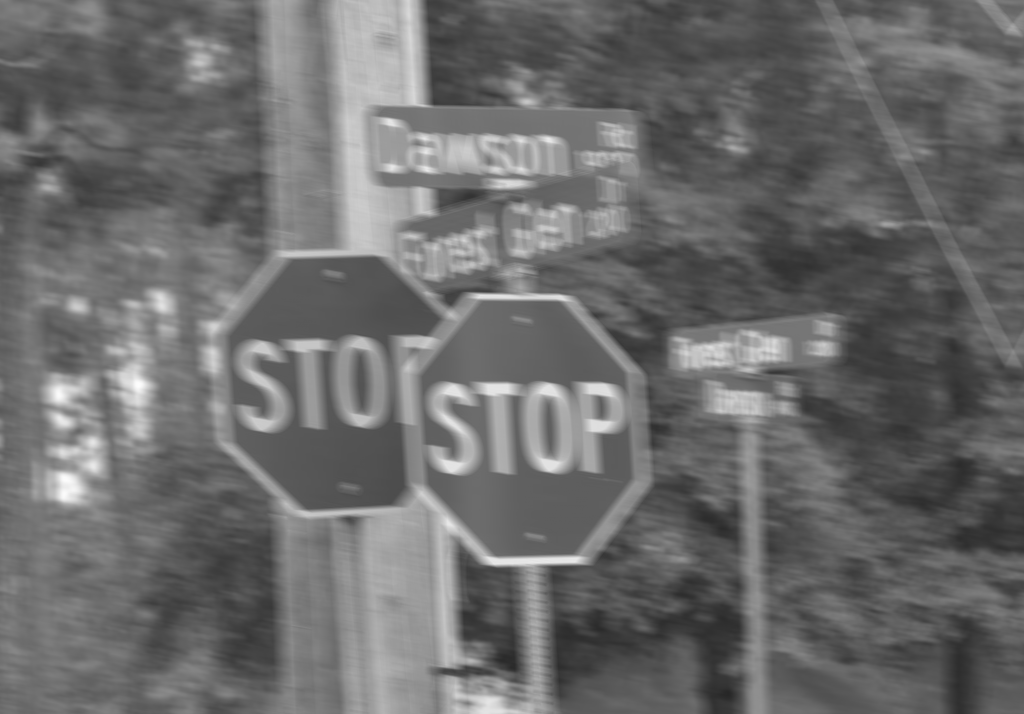
#> input picture projeto1_2/blur.png, 1024 x 714 px
$ jupyter execute 'Projeto 1-2.ipynb'   (shell and % lines are left out)
#> lines starting #> are read from the running program, lines starting #| are printed output that depends on the picture
[cell 1]

import cv2
import numpy as np
import matplotlib.pyplot as plt

# Projeto 1-2: Restauração de uma imagem de sinalização de trânsito

Você está trabalhando em um projeto da nova versão do PatoPatoVai Street View. Seu objetivo é melhorar a qualidade das imagens obtidas pela câmera do veículo, especialmente em relação ao *motion blur* (pois a câmera está fixada no carro, e os solavancos da estrada podem resultar em borramento das imagens capturadas).

Considere a imagem abaixo:

[cell 2]
img_blur = cv2.cvtColor(cv2.imread('blur.png'), cv2.COLOR_BGR2GRAY) / 255.0
#> img_blur: shape (714, 1024) float64; min 0.153, max 0.992, mean 0.421


plt.figure(figsize=(10, 8))
plt.imshow(img_blur, cmap='gray');

Está difícil saber a que altura da rua Forest Glen estamos. Sua equipe está desenvolvendo um primeiro protótipo de um sistema que, a partir desta imagem, gera uma imagem nítida e com perspectiva corrigida de cada uma das placas indicadoras da rua.

Você foi encarregado de fazer uma primeira versão do melhoramento de imagem (*deblurring*, contraste, correção de perspectiva), onde parâmetros essenciais do *deblurring* (tamanho de kernel, orientação, tipo), do contraste e da correção de perspectiva (pontos notáveis) podem ser determinados manualmente. Na sua equipe tem outros engenheiros trabalhando no problema de detectar e segmentar as placas presentes na cena.

Para facilitar a experimentação:

- O Scikit-Image já tem uma função que faz o filtro de Wiener: ``skimage.restoration.wiener``

- Segue código para fazer um *kernel* de *motion blur* dado o tamanho do kernel, o comprimento do segmento de reta, e o ângulo.

[cell 3]
from skimage.restoration import wiener

def make_psf(shape, length, angle):
    psf = np.zeros(shape)
    rows, cols = shape
    center = (cols//2, rows//2)
    psf[center[1], center[0]:(center[0]+length)] = 1.0
    M = cv2.getRotationMatrix2D(center, angle, 1)
    psf = cv2.warpAffine(psf, M, (cols, rows))
    psf = psf / psf.sum()
    return psf

def faz_gigante(img_blur):
    rows, cols = img_blur.shape
    img_blur_giant = np.zeros((2*rows, 2*cols))
    img_blur_giant[:rows, :cols] = img_blur
    img_blur_giant[:rows, cols:] = img_blur[:, ::-1]
    img_blur_giant[rows:, :cols] = img_blur[::-1, :]
    img_blur_giant[rows:, cols:] = img_blur[::-1, ::-1]
    return img_blur_giant, rows, cols

def display_mag_freq(img_freq):
    img_freq_aux_mag = np.abs(img_freq)
    img_freq_aux_mag[0,0] = 0.0
    img_freq_aux_mag_display = np.log10(1 + np.fft.fftshift(img_freq_aux_mag))
    plt.figure(figsize=(12,12))
    plt.imshow(img_freq_aux_mag_display, cmap='gray')
    plt.axis('off')
    plt.show()

Primeiramente foi feito a transformada de fourier da imagem com blur, como pode ser visto abaixo

[cell 4]
img_test_freq = np.fft.fft2(img_blur)

display_mag_freq(img_test_freq)
#> in display_mag_freq, `img_freq_aux_mag[0,0] = 0.0`: img_freq_aux_mag: shape (714, 1024) float64; min 0, max 28812.4, mean 10.3
#> in display_mag_freq, `img_freq_aux_mag_display = np.log10(1 + np.fft.fftshift(img_freq_aux_m..`:
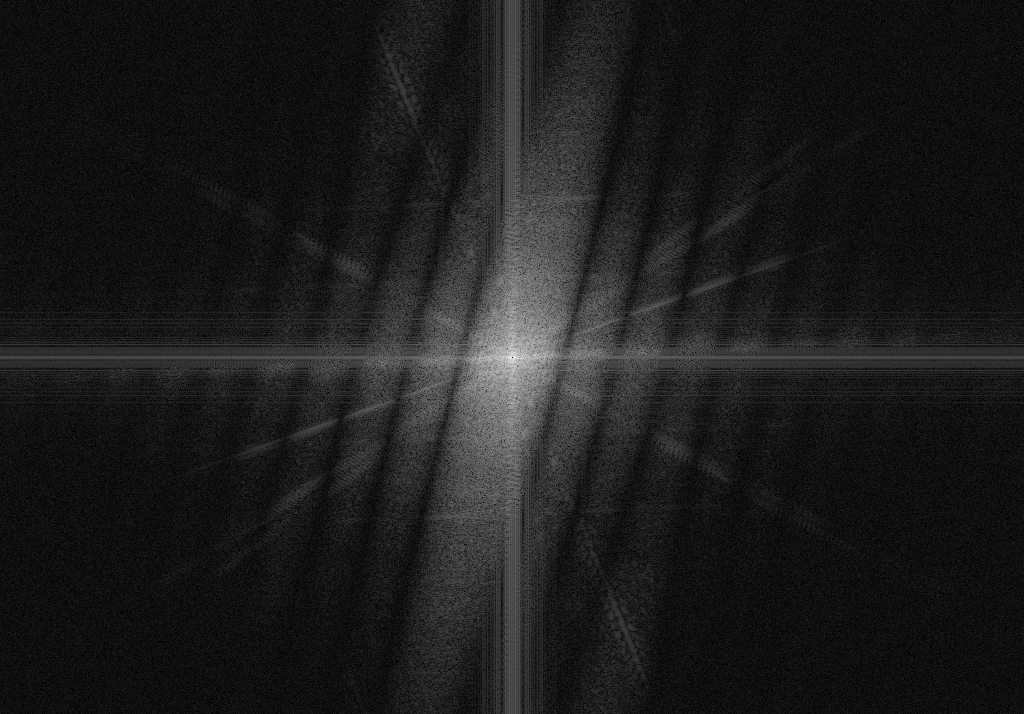
#> img_freq_aux_mag_display: shape (714, 1024) float64; min 0, max 4.46, mean 0.493; drawn with min black and max white

Sabemos que precisamos de uma imagem em que sua transformada seja a mais parecida com a transformada da imagem borrada, a função make_psf cria essa imagem. Depois de ajustar os parâmetros dela manualmente, sabendo  que o tamanho tem que ser igual a imagem com blur, a mais ou menos 20 linhas na transformada do blur e o ângulo mais próximo encontrado foi de -8 a transformada do psf chegou perto da tranformado do blur.

[cell 5]
psf = make_psf(img_blur.shape,20,-8)
img_test_freq = np.fft.fft2(psf)

display_mag_freq(img_test_freq)

Agora com esse psf podemos usar o filtro de wiener para fazer o deblurring,também foi preciso chutar um k . A imagem também é espelhada de cima para baixo e da esquerda para a direita antes do filtro ser aplicado,isso é o que a função faz_gigante faz, isso diminui a quantidade de erros na imagem. A imagem foi então recortada para voltar ao seu tamanho original, gerando assim uma imagem em que é possível ver os nomes das ruas.

[cell 6]
g,rows,cols = faz_gigante(img_blur)
#> in faz_gigante, `img_blur_giant[rows:, cols:] = img_blur[::-1, ::-1]`:
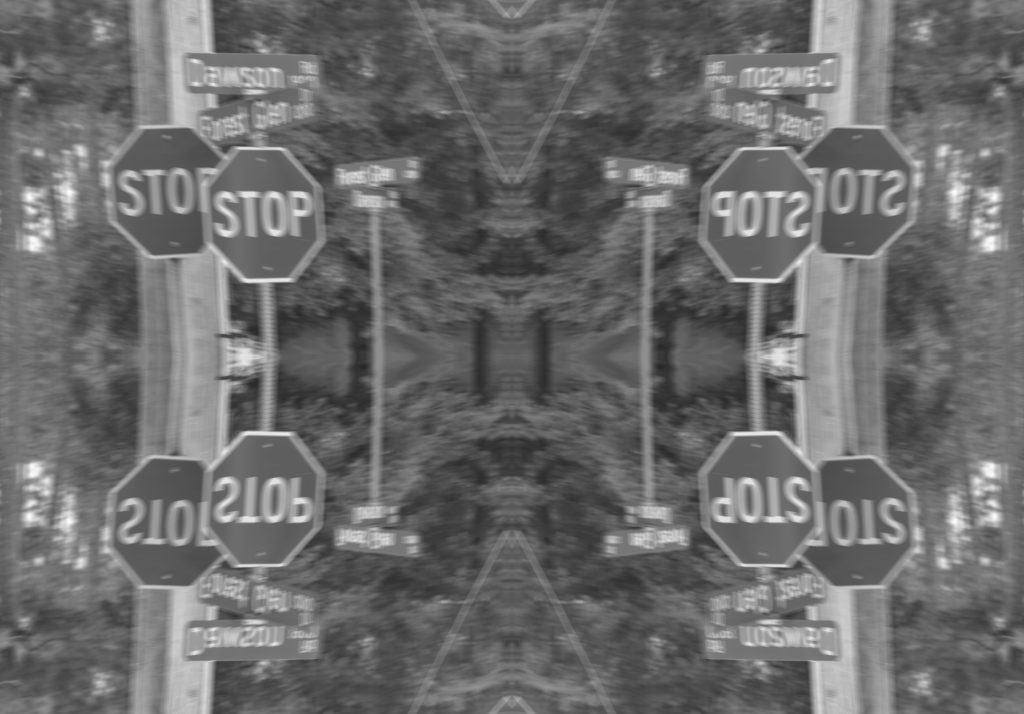
#> img_blur_giant: shape (1428, 2048) float64 (shown at 1/2 size); min 0.153, max 0.992, mean 0.421
#> rows = 714; cols = 1024
corrected_img = wiener(g,psf,0.01)
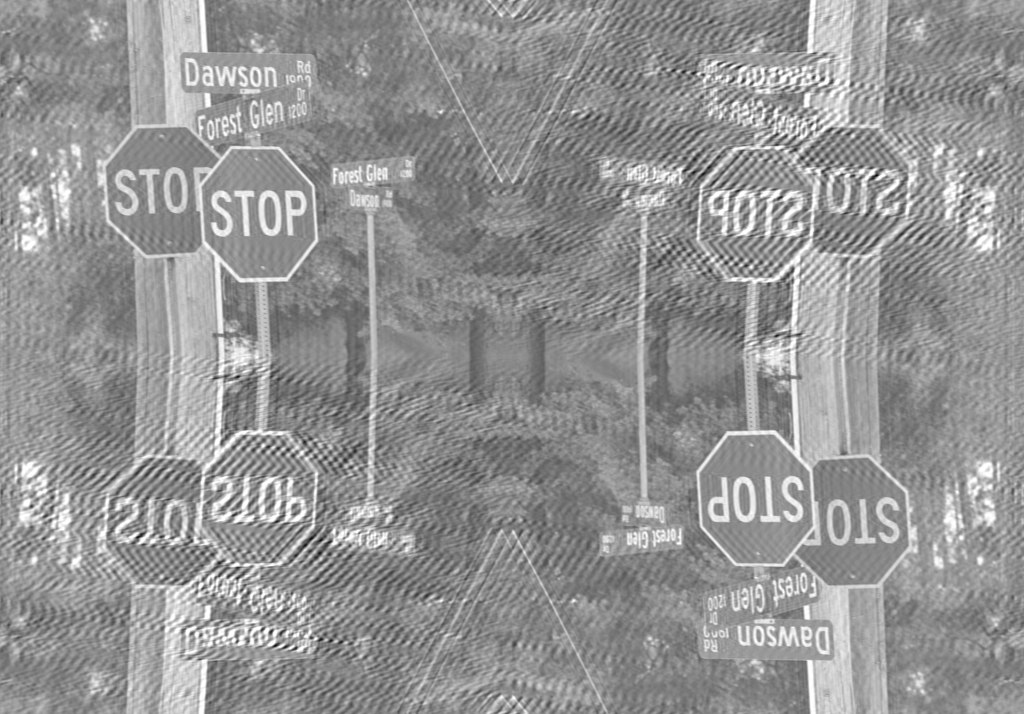
#> corrected_img: shape (1428, 2048) float64 (shown at 1/2 size); min -0.38, max 1, mean 0.421; drawn with min black and max white

corrected_img = corrected_img[:rows, :cols]
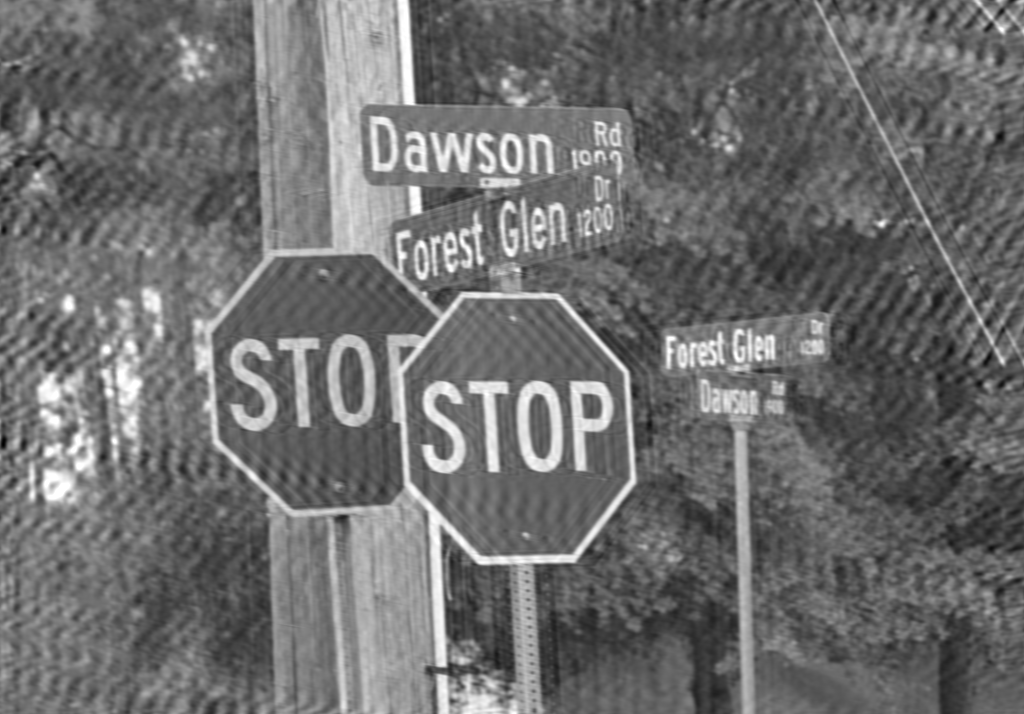
#> corrected_img: shape (714, 1024) float64; min -0.0204, max 1, mean 0.421; drawn with min black and max white

plt.figure(figsize=(10, 8))
plt.imshow(corrected_img, cmap='gray');

Como a imagem ficou esbranquiçada foi o contraste foi aumento usando clahe, ele faz o histograma das cores da imagem e tudo que estiver acima de um nível é repassado para outras intensidades.

[cell 7]
clahe = cv2.createCLAHE(clipLimit=1., tileGridSize=(15, 15))
img = clahe.apply(np.uint8(corrected_img*255.0))
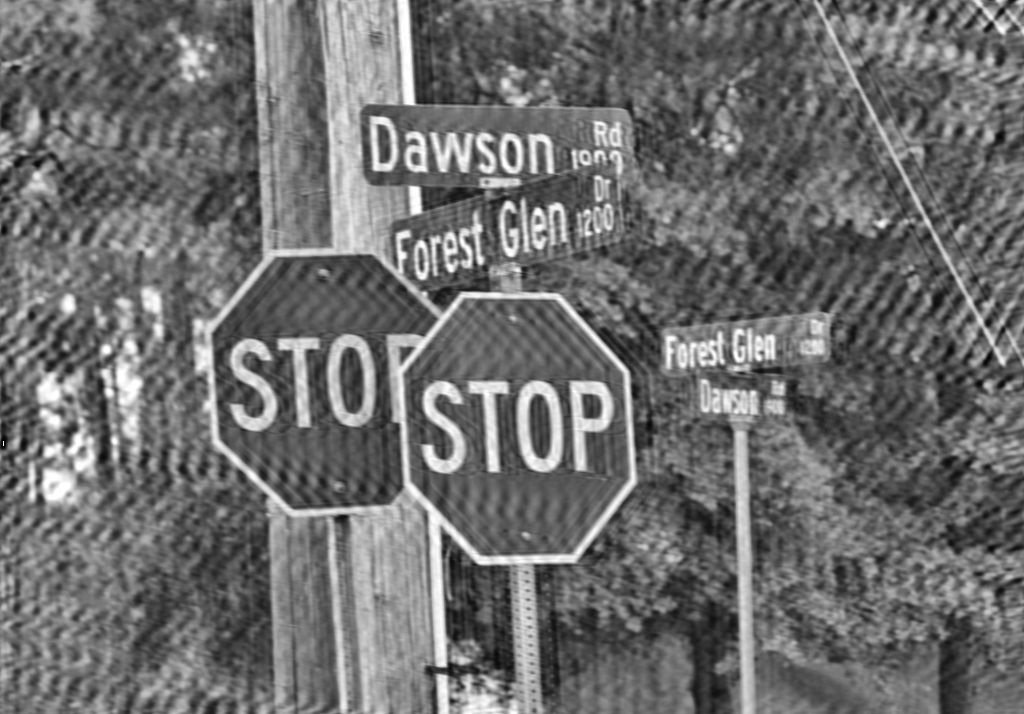
#> img: shape (714, 1024); min 1, max 255, mean 109.8

img = img / 255.0

plt.figure(figsize=(10, 8))
plt.imshow(img, cmap='gray');

Finalmente a placa foi recortada e usando e sua perspectiva foi corrigida

[cell 8]
rows, cols = (256, 1024)

pts_original = np.float32([[386,232],[620,160],[400,279],[620,230]])
pts_corrigida = np.float32([[0, 0], [cols - 1, 0], [0, rows - 1], [ cols - 1, rows - 1]])

M = cv2.getPerspectiveTransform(pts_original, pts_corrigida)

img_corrigida = cv2.warpPerspective(corrected_img, M, (cols, rows))
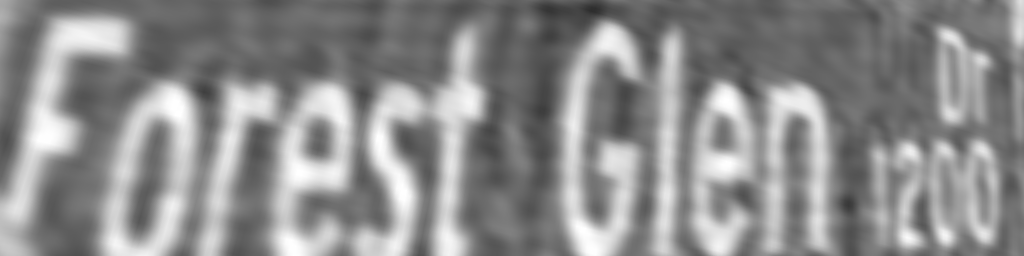
#> img_corrigida: shape (256, 1024) float64; min 0.178, max 1, mean 0.552

plt.figure(figsize=(12,6))
plt.subplot(121)
plt.imshow(corrected_img, cmap='gray')
for k, p in enumerate(pts_original):
    plt.plot([p[0]], [p[1]], 'ro')
    plt.text(p[0] + 5, p[1], str(k), color='red')

plt.subplot(122)
plt.imshow(img_corrigida, cmap='gray')

plt.show()
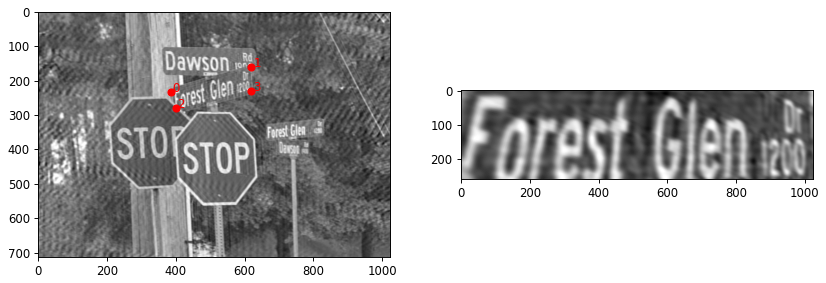
#> figure drawn by matplotlib, 2 panels
